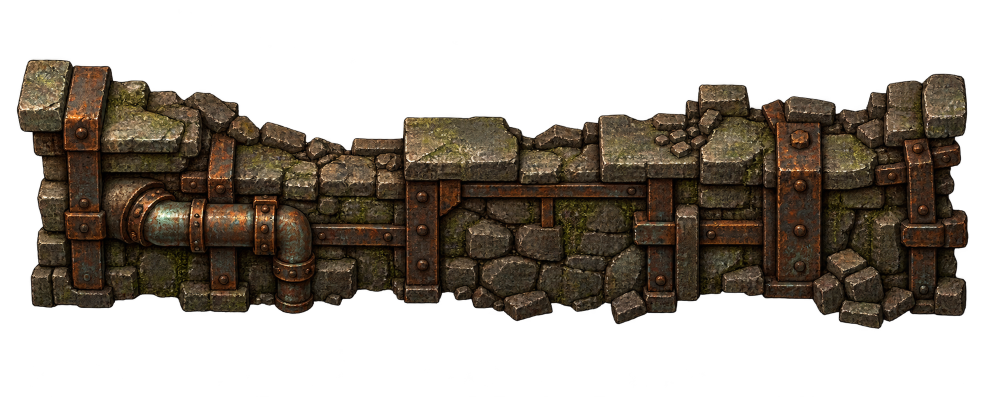
#> input picture fundo_ferro_standalone/assets/fundo_wall.png, 1983 x 793 px, found by its file name (shown at 1/2 size)
$ python montar_arquibancada_robusta.py
#> lines starting #> are read from the running program, lines starting #| are printed output that depends on the picture
"""Montagem da Arquibancada Norte Robusta e Antiga (Fase 1D).
Usa texturas pintadas reais do jogo:
  - Espelhos dos degraus: blocos de pedra antiga esculpida e chapas de ferro rebitadas (de fundo_wall.png e test_muro_cut.png).
  - Assentos e pranchas: tábuas de madeira maciça envelhecida e cantoneiras de ferro (de short_service_catwalk.png e bench.png).
  - 3 degraus escalonados (cotas +96, +112, +128).
  - Módulo de 256 x 384 px com tiling horizontal perfeito (0 px de descontinuidade).
"""
import os
import numpy as np
from PIL import Image, ImageDraw, ImageFilter, ImageEnhance

DIR_ASSETS = r"c:\Users\Usuario\Documents\jogo\fundo_ferro_standalone\assets"
OUT_STANDALONE = r"c:\Users\Usuario\Documents\jogo\fundo_ferro_standalone\assets\props\arena_plateia_bancada_modulo_v1.png"
OUT_ROOT       = r"c:\Users\Usuario\Documents\jogo\assets\props\arena_plateia_bancada_modulo_v1.png"

# Carregar imagens fonte com texturas pintadas de alta resolução
im_wall = Image.open(os.path.join(DIR_ASSETS, "fundo_wall.png")).convert("RGBA")
#> im_wall is the input picture: PIL image 1983x793 RGBA; mean R, G, B, A 32, 24.8, 16.5, 119.7
im_catwalk = Image.open(os.path.join(DIR_ASSETS, "short_service_catwalk.png")).convert("RGBA")
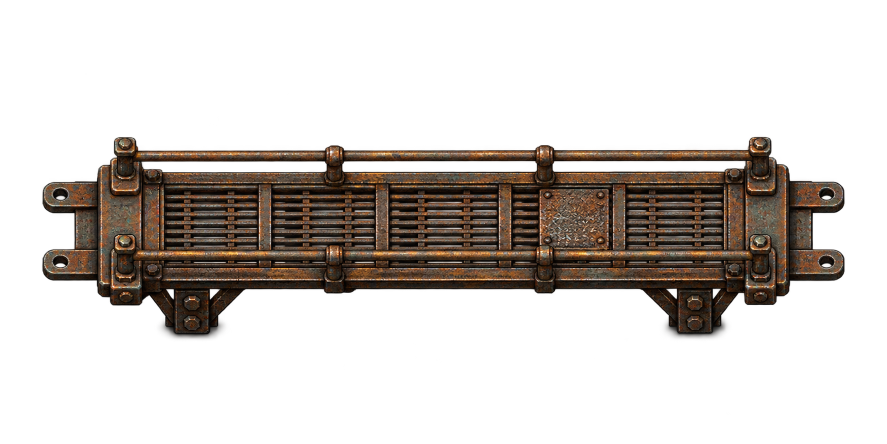
#> input picture fundo_ferro_standalone/assets/short_service_catwalk.png, 1774 x 887 px, found by its file name (shown at 1/2 size)
#> im_catwalk is the input picture: PIL image 1774x887 RGBA; mean R, G, B, A 21.6, 16, 11.6, 66.9
im_bench = Image.open(os.path.join(DIR_ASSETS, "bench.png")).convert("RGBA")
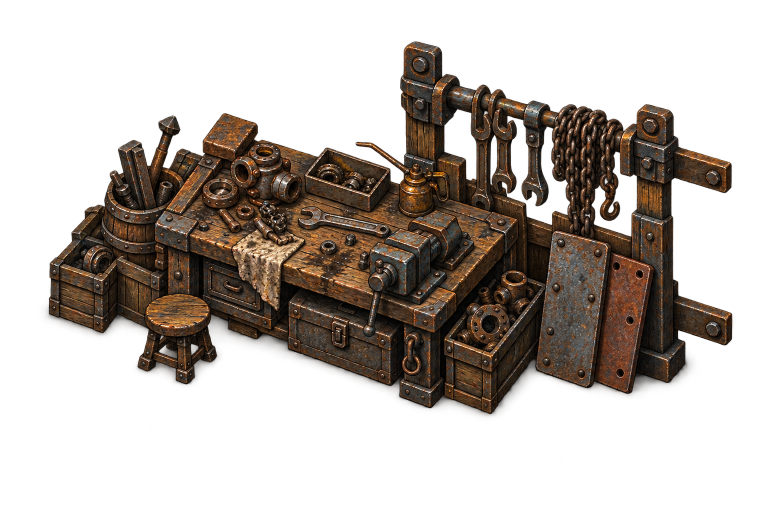
#> input picture fundo_ferro_standalone/assets/bench.png, 1536 x 1024 px, found by its file name (shown at 1/2 size)
#> im_bench is the input picture: PIL image 1536x1024 RGBA; mean R, G, B, A 39.5, 28.6, 19.9, 93.8
im_muro = Image.open(r"c:\Users\Usuario\Documents\jogo\tools\arena_1c\test_muro_cut.png").convert("RGBA")
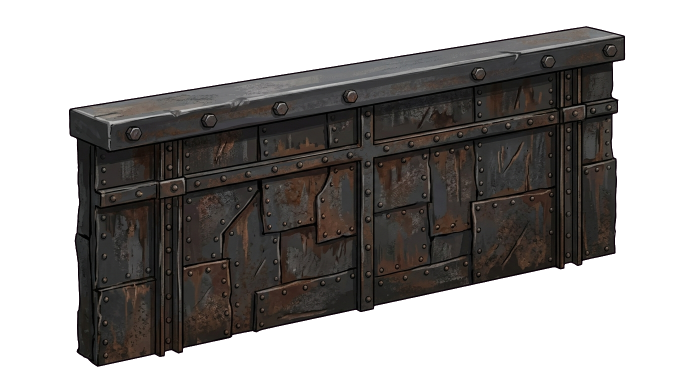
#> input picture tools/arena_1c/test_muro_cut.png, 1376 x 768 px, found by its file name (shown at 1/2 size)
#> im_muro is the input picture: PIL image 1376x768 RGBA; mean R, G, B, A 27.5, 24.9, 23.3, 128.8

# Recortes de textura
# 1. Pedra antiga e ferro do muro (espelho vertical do degrau)
stone_riser = im_muro.crop((280, 250, 800, 450)).resize((256, 48), Image.LANCZOS)
# 2. Prancha de madeira grossa do catwalk (assento do degrau)
wood_seat = im_catwalk.crop((300, 200, 900, 450)).resize((256, 80), Image.LANCZOS)
# 3. Cantoneira com rebites
angle_iron = im_muro.crop((260, 52, 900, 110)).resize((256, 16), Image.LANCZOS)

# Criar imagem final da arquibancada (256 x 384 px)
im_bleacher = Image.new("RGBA", (256, 384), (0, 0, 0, 0))
#> im_bleacher: PIL image 256x384 RGBA; every value is 0

# 3 degraus escalonados:
# Degrau 3 (ao fundo, cota +128): Y = 0..128 (assento 0..80, espelho 80..128)
# Degrau 2 (meio, cota +112): Y = 128..256 (assento 128..208, espelho 208..256)
# Degrau 1 (frente, cota +96): Y = 256..384 (assento 256..336, espelho 336..384)

tiers = [
    (0, 80, 128, 0.75),    # Degrau 3 (+128) - mais escuro / fundo
    (128, 208, 256, 0.88), # Degrau 2 (+112)
    (256, 336, 384, 1.0)   # Degrau 1 (+96) - iluminação plena
]

for seat_y0, seat_y1, riser_y1, bright in tiers:
    # Espelho de pedra e ferro
    riser = ImageEnhance.Brightness(stone_riser).enhance(bright * 0.9)
    im_bleacher.alpha_composite(riser.resize((256, riser_y1 - seat_y1)), (0, seat_y1))

    # Assento de tábuas de madeira maciça
    seat = ImageEnhance.Brightness(wood_seat).enhance(bright)
    im_bleacher.alpha_composite(seat.resize((256, seat_y1 - seat_y0)), (0, seat_y0))

    # Borda de cantoneira metálica com parafusos entre o assento e o espelho
    edge = ImageEnhance.Brightness(angle_iron).enhance(bright * 1.1)
    im_bleacher.alpha_composite(edge, (0, seat_y1 - 8))

    # Suportes verticais de ferro rebitado cravados na pedra
    d = ImageDraw.Draw(im_bleacher)
    for bx in (24, 128, 232):
        d.rectangle([bx - 6, seat_y0 + 10, bx + 6, riser_y1 - 2], fill=(30, 24, 18, 220), outline=(15, 12, 10, 255), width=1)
        d.ellipse([bx - 3, seat_y1 - 4, bx + 3, seat_y1 + 2], fill=(140, 110, 80, 255))
        d.ellipse([bx - 3, riser_y1 - 12, bx + 3, riser_y1 - 6], fill=(140, 110, 80, 255))
#> this loop made 3 passes
#> pass 1, `seat = ImageEnhance.Brightness(wood_seat).enhance(bright)`:
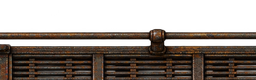
#> seat: PIL image 256x80 RGBA; mean R, G, B, A 31.7, 23, 16.4, 128.5; transparent parts drawn white
#> after the loop:
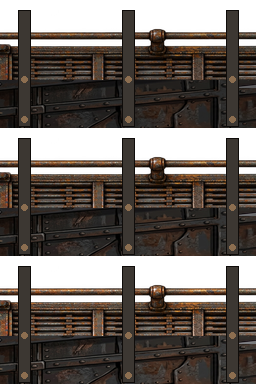
#> im_bleacher: PIL image 256x384 RGBA; mean R, G, B, A 37.2, 29.3, 23.2, 181.2; transparent parts drawn white

# Tiling horizontal perfeito (mistura suave de 16 px nas bordas)
arr = np.array(im_bleacher).astype(np.float32)
seam = 16
for i in range(seam):
    alpha = i / float(seam)
    avg = arr[:, i, :] * (1 - alpha) + arr[:, 255 - seam + i, :] * alpha
    arr[:, i, :] = avg
    arr[:, 255 - seam + i, :] = avg
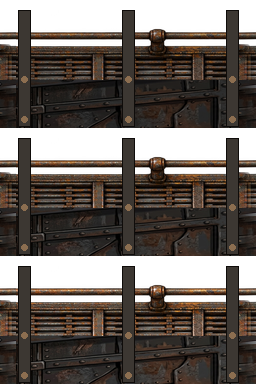
#> arr: shape (384, 256, 4) float32; mean R, G, B, A 37.5, 29.5, 23.4, 181.3; transparent parts drawn white

im_final = Image.fromarray(arr.clip(0, 255).astype(np.uint8))

# Salvar nas pastas
im_final.save(OUT_STANDALONE)
im_final.save(OUT_ROOT)

# Gerar sombra de contato
sh = Image.new("RGBA", (256, 384), (0, 0, 0, 0))
d_sh = ImageDraw.Draw(sh)
d_sh.rectangle([0, 368, 255, 382], fill=(10, 8, 6, 130))
sh = sh.filter(ImageFilter.GaussianBlur(radius=4))
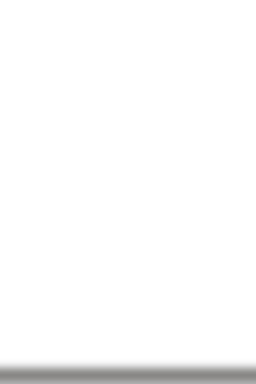
#> sh: PIL image 256x384 RGBA; mean R, G, B, A 0.4, 0.3, 0.2, 4.8; transparent parts drawn white
sh.save(OUT_STANDALONE.replace(".png", "_sombra.png"))
sh.save(OUT_ROOT.replace(".png", "_sombra.png"))

print("Nova arquibancada robusta salva com sucesso em:")
print("  -", OUT_STANDALONE)
print("  -", OUT_ROOT)
